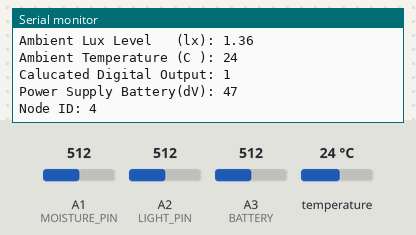
Simulated run of this sketch. Board: Arduino Uno, built for the host (arithmetic inside an expression is 32-bit, double 64-bit). Parts: the last lines printed to the serial monitor. The inputs (shaded band) are chosen by the test bench; at power-on: temperature 24 °C, A1 (MOISTURE_PIN) = 512, A2 (LIGHT_PIN) = 512, A3 (BATTERY) = 512.

Above: at 1.2 s.
1.3 s: temperature set to 12 °C
2.8 s: A1 (MOISTURE_PIN) set to 716
At 4.0 s:
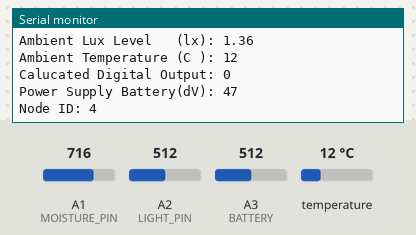
4.3 s: A2 (LIGHT_PIN) set to 716
5.8 s: A3 (BATTERY) set to 716
At 7.0 s:
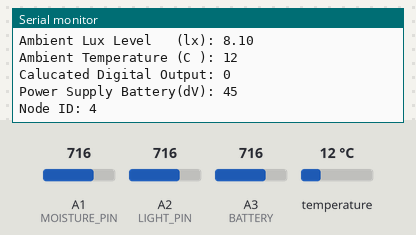
7.3 s: temperature set to 19 °C
8.8 s: A1 (MOISTURE_PIN) set to 992
Timing chart, 0 to 11.3 s (numbered marks = the images above; inputs shaded):
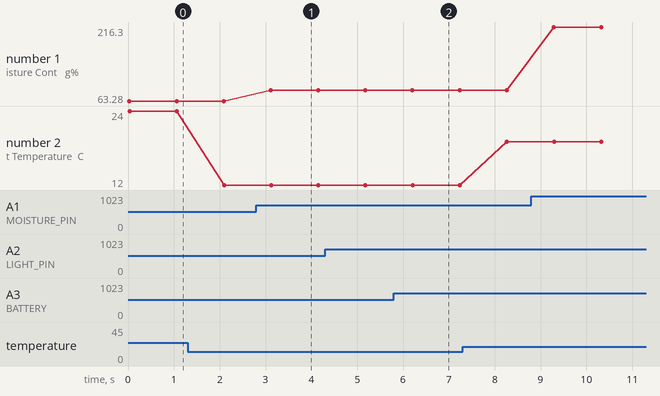

Measured:
- after the input at 2.8 s, the serial monitor: prints a new line after 0.32 s (image 1)
- after the input at 5.8 s, the serial monitor: prints a new line after 0.41 s (image 2)
- plotted number 1: 63.28 → 85.59 after the input at 2.8 s, 85.59 → 216.3 after the input at 8.8 s
- plotted number 2: 24 → 12 after the input at 1.3 s, 12 → 19 after the input at 7.3 s

The sketch:

Multi_Node.ino
```cpp
// ********** INCLUDES **********
#include <SPI.h>
#include <EEPROM.h>
#include <Wire.h>
#include "RF24.h"
#include "nRF24L01.h"
#include "RF24Network.h"
#include "RF24Mesh.h"
#include "Adafruit_BMP085.h"
#include <printf.h>
#include <avr/sleep.h>
#include <avr/power.h>

/**** Configure the Radio ****/
RF24 radio(7, 8);
RF24Network network(radio);
RF24Mesh mesh(radio, network);

/**** #Defines ****/
#define time_Thresh Timer(C_Thresh.time_thresh, 10)//D_Struct.timeStamp)

/**** GLOBALS ****/
#define nodeID 4 // Set this to a different number for each node in the mesh network
#define MOISTURE_PIN A1
#define LIGHT_PIN A2
#define BATTERY A3
#define LIQUID_SENSE 10000
#define INTERRUPT_MASK 0b01000000
#define VOLTAGE_DIVIDER 10

#define MINS_10 600000

// C_Struct stores relevant thresholds
typedef struct {
  float sM_thresh;
  float sM_thresh_00;
  float lL_thresh;
  uint16_t tC_thresh;
  uint16_t time_thresh;
} C_Struct;

// D_Struct stores the relevant sensor data
typedef struct {
  float soilMoisture;
  float lightLevel;
  uint16_t temp_C;
  uint8_t digitalOut;
  uint8_t node_ID;
  uint8_t battLevel;
} D_Struct;

// Timers
uint32_t sleepTimer = 0;
uint32_t messageTimer = 0;
uint32_t witchTimer = 60000;
uint32_t batteryTimer = 0;

// Timer Support
uint8_t timerFlag = 0;
uint8_t message_Flag = 0;

// Sensor Vars
Adafruit_BMP085 bmp;
uint8_t bmpFlag = 0;

// RF24 Vars
uint8_t sleepFlag = 0;

// Use these vars to store the header data
uint8_t M_Dat = 0;

// C and D type structs
C_Struct Thresholds;
D_Struct Data_Struct;

/**** Function Prototypes ****/
void D_Struct_Serial_print(D_Struct);
void C_Struct_Serial_print(C_Struct);
void initC_Struct(C_Struct*);
float pullMoistureSensor(void);
float getMoistureReading(void);
float pullLightSensor(void);
float getLightReading(void);
uint8_t pullBatteryLevel(void);
int Timer(uint32_t, uint32_t);
int run_DeepOcean(D_Struct, C_Struct);


void setup() {
  Serial.begin(115200);
  printf_begin();

  // Set the IO
  pinMode(MOISTURE_PIN, INPUT);
  pinMode(LIGHT_PIN, INPUT);
  pinMode(BATTERY, INPUT);

  // Begin the Barometric Pressure Sensor
  // Pin out: Vin->5V, SCL->A5, SDA->A4
  //BMP not working on sensor nodes
  if (bmp.begin()) {
    bmpFlag = 1;
  } else {
    Serial.println(F("BMP Failed to init"));
  }

  // Set this node as the master node
  mesh.setNodeID(nodeID);

  // Connect to the mesh
  Serial.println(F("Connecting to the mesh..."));
  mesh.begin();

  // Print out the mesh addr
  Serial.print(F("Mesh Network ID: "));
  Serial.println(mesh.getNodeID());
  Serial.print(F("Mesh Address: ")); Serial.println(mesh.getAddress(nodeID));
  radio.setPALevel(RF24_PA_MAX);

  //  radio.printDetails();
  Serial.println(F("**********************************\r\n"));

  // initialize the thresholds
  initC_Struct(&Thresholds);
  C_Struct_Serial_print(Thresholds);
  Serial.print(F("\n"));

  // Setting the watchdog timer
  set_sleep_mode(SLEEP_MODE_IDLE);
  network.setup_watchdog(9);
  sleepFlag = 1;
}

void loop() {

  // Keep the network updated
  mesh.update();


  /**** Network Data Loop ****/
  // Check for incoming data from other nodes
  if (network.available()) {

    // Create a header var to store incoming network header
    RF24NetworkHeader header;
    // Get the data from the current header
    network.peek(header);

    // Switch on the header type, we only want the data if addressed to the master
    switch (header.type) {

      // 'S' Type messages ask the sensor to read and send sensor data after evals
      case 'S':
        network.read(header, &M_Dat, sizeof(M_Dat));
        Serial.print(F("\r\n"));
        Serial.print(F("Received 'S' Type Message: ")); Serial.println(M_Dat);
        break;

      // 'C' Type messages tell the sensor to calibrate or change its thresholds
      case 'C':
        network.read(header, &M_Dat, sizeof(M_Dat));
        Serial.print(F("\r\n"));
        Serial.print(F("Received 'C' Type Message: ")); Serial.println(M_Dat);
    }
  }


  /**** Battery Level Check ****/
  if (Timer(MINS_10, batteryTimer) && bmpFlag) {
    batteryTimer = millis();
    uint8_t batteryVoltage = pullBatteryLevel();
    if (batteryVoltage <= 35) {
      batteryVoltage = pullBatteryLevel();
      if (batteryVoltage <= 35) {
        printf("Battery Level Low: %d\n\n------- Reset Device To Continue -------",\
          batteryVoltage);
        set_sleep_mode(SLEEP_MODE_PWR_DOWN);
        while (1) {
          sleep_enable();
          sleep_cpu();
        }
      }
    }
  }


  /**** Read Sensors ****/

  if (sleepFlag) {
    sleepFlag = 0; // Ensures that we only read and send a message once after waking up

    // Read all sensors
    Data_Struct.soilMoisture = pullMoistureSensor();
    Data_Struct.lightLevel = pullLightSensor();
    if (bmpFlag) {
      Data_Struct.temp_C = bmp.readTemperature();
    }
    Data_Struct.battLevel = pullBatteryLevel();
    Data_Struct.digitalOut = run_DeepOcean(Data_Struct, Thresholds);
    Data_Struct.node_ID = nodeID;


    /**** Data Transmission ****/

    if (mesh.checkConnection()) {
      // Send the D_Struct to Master
      // Sends the data up through the mesh to the master node to be evaluated
      if (!mesh.write(&Data_Struct, 'D', sizeof(Data_Struct), 0)) {
        Serial.println(F("Send failed; checking network connection."));
        // Check if still connected
        if (!mesh.checkConnection()) {
          // Reconnect to the network if disconnected and no send
          Serial.println(F("Re-initializing the Network Address..."));
          mesh.renewAddress();
          Serial.print(F("New Network Addr: ")); Serial.println(mesh.getAddress(nodeID));
        } else {
          Serial.println(F("Network connection good."));
          Serial.println(F("**********************************\r\n"));
          sleepFlag = 1;
        }
      } else {
        Serial.println(F("**********************************"));
        Serial.println(F("Sending Data to Master")); D_Struct_Serial_print(Data_Struct);
        // Set the flag to check for a failed message response
        message_Flag = 1; messageTimer = millis();
      }
    } else {
      // Reconnect to the mesh if disconnected
      Serial.println(F("Re-initializing the Network Address..."));
      mesh.renewAddress();
      Serial.print(F("New Network Addr: ")); Serial.println(mesh.getAddress(nodeID));
    }
  }


  /**** No Message Response ****/

  // Reset the mesh connection
  if (message_Flag && Timer(1000, messageTimer)) {
    message_Flag = 0;
    // Reconnect to the network
    if (!mesh.checkConnection()) {
      Serial.println(F("Re-initializing the network ID..."));
      mesh.renewAddress();
      Serial.print(F("New Network Address: ")); Serial.println(mesh.getAddress(nodeID));
    }
    network.sleepNode(8, 255); // Node goes to sleep here
    sleepFlag = 1; // Tell the node it's time to read sensors and send a message
  }

  /**** 'C' Type Data Evaluation ****/

  // Based on the 'C' type data, re-configure the thresholds


  /**** 'D' Type Data Evaluation ****/

  // Responding to the S or C type message from the master
  if (M_Dat && message_Flag) {
    // Turn off the message response flag
    message_Flag = 0;
    // If M_Dat == 2, reconfig the thresholds
    // Reset the data variables
    M_Dat = 0;
    // Go to sleep
    Serial.println(F("Received Sleep Instructions From Master"));
    network.sleepNode(8, 255); // Node goes to sleep here
    sleepFlag = 1; // Tell the node it's time to read sensors and send a message
  }

  /**** Config Options ****/

} // Loop


/**** Helper Functions ****/

void C_Struct_Serial_print(C_Struct sct) {
  Serial.print(F("Soil Moisture Threshold: ")); Serial.println(sct.sM_thresh);
  Serial.print(F("Soil Moisture Danger Threshold: ")); Serial.println(sct.sM_thresh_00);
  //Serial.print(F("Barometric Pressure Threshold: "); Serial.println(F(sct.bP_thresh);
  Serial.print(F("Ambient Light Level Threshold: ")); Serial.println(sct.lL_thresh);
  Serial.print(F("Ambient Temperature Threshold: ")); Serial.println(sct.tC_thresh);
  Serial.print(F("Maximum TimeStamp Threshold: ")); Serial.println(sct.time_thresh);
  return;
}

void D_Struct_Serial_print(D_Struct sct) {
  Serial.print(F("Soil Moisture Cont. (g%): ")); Serial.println(sct.soilMoisture);
  Serial.print(F("Ambient Lux Level   (lx): ")); Serial.println(sct.lightLevel);
  Serial.print(F("Ambient Temperature (C ): ")); Serial.println(sct.temp_C);
  Serial.print(F("Calucated Digital Output: ")); Serial.println(sct.digitalOut);
  Serial.print(F("Power Supply Battery(dV): ")); Serial.println(sct.battLevel);
  Serial.print(F("Node ID: ")); Serial.println(sct.node_ID);
  return;
}

void initC_Struct(C_Struct* sct) {
  sct->sM_thresh = 65;
  sct->sM_thresh_00 = 45;
  sct->lL_thresh = 30;
  sct->tC_thresh = 5;
  sct->time_thresh = 30000;
  return;
}


/* @name: getMoistureReading
   @param: none
   @return: value of the mapped sensor value
*/
float getMoistureReading(void) {
  // First map the voltage reading into a resistance
  float soilV = map(analogRead(MOISTURE_PIN), 0, 1023, 0, 500);
  // convert to soil resistance in kohms
  float R_probes = (500 / soilV);
  R_probes -= 1;
  R_probes *= 10;
  // convert to percentage of gravimetric water content (gwc)
  R_probes = pow((R_probes / 2.81), -1 / 2.774) * 100;
  // Returns the mapped analog value
  // A voltage of 2.5V should return a gwc of 60-70%
  return R_probes;
}


/* @name: pullMoistureSensor
   @param: none
   @return: value of the mapped sensor value
*/
float pullMoistureSensor(void) {
  float read1 = getMoistureReading();
  delayMicroseconds(10);
  float read2 = getMoistureReading();
  delayMicroseconds(10);
  float read3 = getMoistureReading();
  delayMicroseconds(10);
  float read4 = getMoistureReading();
  delayMicroseconds(10);
  float read5 = getMoistureReading();
  return ((read1 + read2 + read3 + read4 + read5) / 5);
}


/* @name: getLightReading
   @param: none
   @return: value of the mapped sensor value
*/
float getLightReading(void) {
  float b = -0.94;
  float c = 38.9;
  float a = 0.014;
  // First map the voltage reading
  float lightV = map(analogRead(LIGHT_PIN), 0, 1023, 0, 500);
  float mr_Lumen = lightV - b * c * 100;
  mr_Lumen /= c * 100;
  mr_Lumen = pow(mr_Lumen, 1 / a);
  // Returns the mapped analog value
  return (mr_Lumen);
}


/* @name: pullLightSensor
   @param: none
   @return: averaged value of the mapped sensor value
*/
float pullLightSensor(void) {
  float read1 = getLightReading();
  delayMicroseconds(10);
  float read2 = getLightReading();
  delayMicroseconds(10);
  float read3 = getLightReading();
  delayMicroseconds(10);
  float read4 = getLightReading();
  delayMicroseconds(10);
  float read5 = getLightReading();
  return ((read1 + read2 + read3 + read4 + read5) / 5);
}

/* @name: getBatteryReading
   @param: none
   @return: mapped battery voltage in dV
*/
uint8_t getBatteryReading(void) {
  float rawVoltageDivider1 = ((float)analogRead(BATTERY) * 50.5) / 1023.0;
  delayMicroseconds(10);
  float rawVoltageDivider2 = ((float)analogRead(BATTERY) * 50.5) / 1023.0;
  delayMicroseconds(10);
  float rawVoltageDivider3 = ((float)analogRead(BATTERY) * 50.5) / 1023.0;
  delayMicroseconds(10);
  float rawVoltageDivider4 = ((float)analogRead(BATTERY) * 50.5) / 1023.0;
  delayMicroseconds(10);
  float rawVoltageDivider5 = ((float)analogRead(BATTERY) * 50.5) / 1023.0;
  delayMicroseconds(10);
  float rawVoltageDivider6 = ((float)analogRead(BATTERY) * 50.5) / 1023.0;
  delayMicroseconds(10);
  float rawVoltageDivider7 = ((float)analogRead(BATTERY) * 50.5) / 1023.0;
  delayMicroseconds(10);
  float rawVoltageDivider8 = ((float)analogRead(BATTERY) * 50.5) / 1023.0;
  delayMicroseconds(10);
  float rawVoltageDivider9 = ((float)analogRead(BATTERY) * 50.5) / 1023.0;
  delayMicroseconds(10);
  float rawVoltageDivider10 = ((float)analogRead(BATTERY) * 50.5) / 1023.0;
  delayMicroseconds(10);
  float rawVoltageDivider11 = ((float)analogRead(BATTERY) * 50.5) / 1023.0;
  float battAvg = rawVoltageDivider2 + rawVoltageDivider3 + rawVoltageDivider4 +\
    rawVoltageDivider5 + rawVoltageDivider6;
  battAvg =  battAvg + rawVoltageDivider7 + rawVoltageDivider8 + rawVoltageDivider9 +\
    rawVoltageDivider10 + rawVoltageDivider11;
  uint8_t bat_soup = (uint8_t)battAvg;
  return bat_soup;
}


/* @name: getBatteryReading
   @param: none
   @return: mapped battery voltage in dV
*/
uint8_t pullBatteryLevel(void) {
  uint8_t mr_avg = getBatteryReading() + getBatteryReading() + getBatteryReading() +\
    getBatteryReading() + getBatteryReading();
  return (mr_avg / 5);
}


/* @name: Timer
   @param: delayThresh - timer duration
   @param: prevDelay - time in millis() when the timer started
   @return: digital high/low depending if timer elapsed or not
   This is a non-blocking timer that handles uint32_t overflow,
   it works off the internal function millis() as reference
*/
int Timer(uint32_t delayThresh, uint32_t prevDelay) {
  // Checks if the current time is at or beyond the set timer
  if ((millis() - prevDelay) >= delayThresh) {
    return 1;
  } else if (millis() < prevDelay) {
    //Checks and responds to overflow of the millis() timer
    if (((4294967296 - prevDelay) + millis()) >= delayThresh) {
      return 1;
    }
  }
  return 0;
}


/* @name: run_DeepOcean
   @param: D_Struct - struct that holds sensor data
   @param: C_Struct - struct that holds thresholds
   @return: digital high/low telling the system to
                      turn on or off the water
*/
int run_DeepOcean(D_Struct D_Struct, C_Struct C_Thresh) {
  int HydroHomie = 0;
  // Check for the time threshold

  // Chcek the soil moisture against the first threshold
  // If its light, then don't water unless it has been a long time
  if ((D_Struct.soilMoisture < C_Thresh.sM_thresh) && \
    (D_Struct.lightLevel <= C_Thresh.lL_thresh)) { //
    HydroHomie = 1;
  }

  // Check temperature to prevent freezing
  // Also make sure you only water once in a while so water is not
  // always on when its cold
  else if ((D_Struct.temp_C <= C_Thresh.tC_thresh) && bmpFlag) {
    HydroHomie = 1;
  }

  // Water immediately if soilMoisture goes below a certain level
  if (D_Struct.soilMoisture < C_Thresh.sM_thresh_00) {
    return 2;
  }

  // In main, make sure you update the timestamp if the output is >0
  return HydroHomie;
}
```
